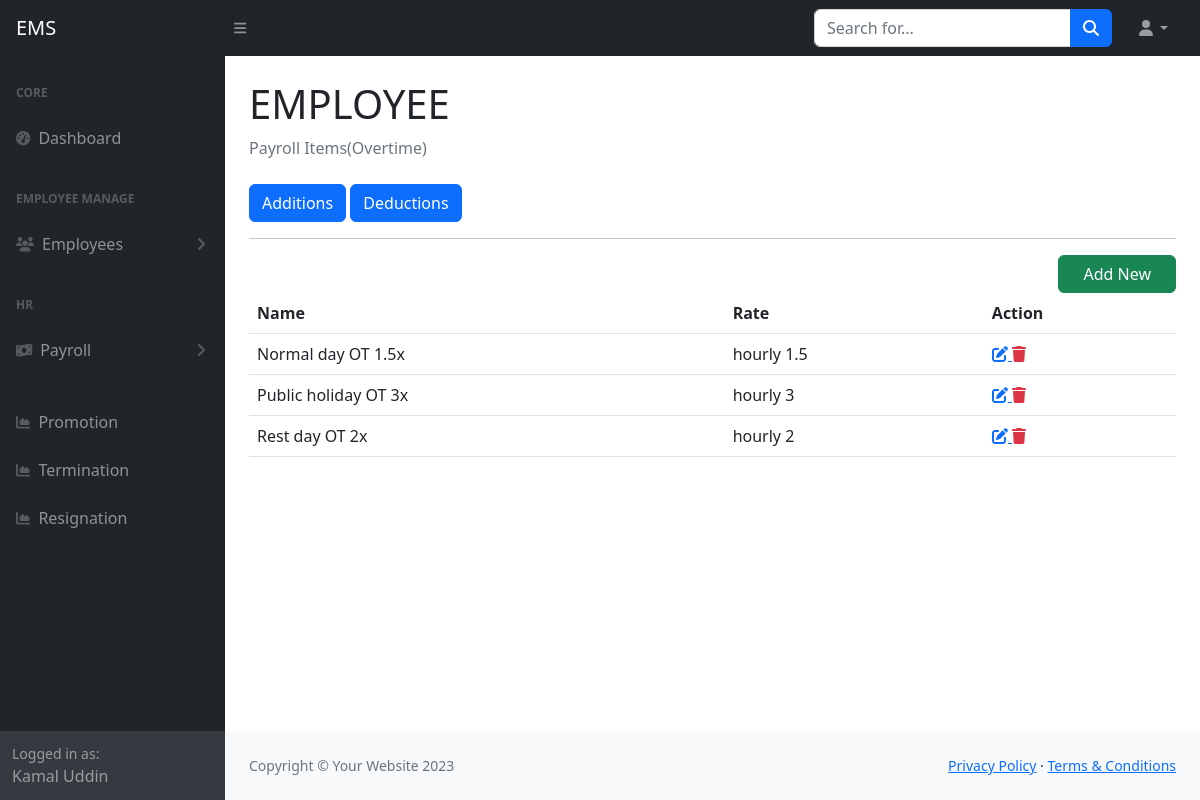
Page /payroll_overtime.php (signed in) on the earlier database version.
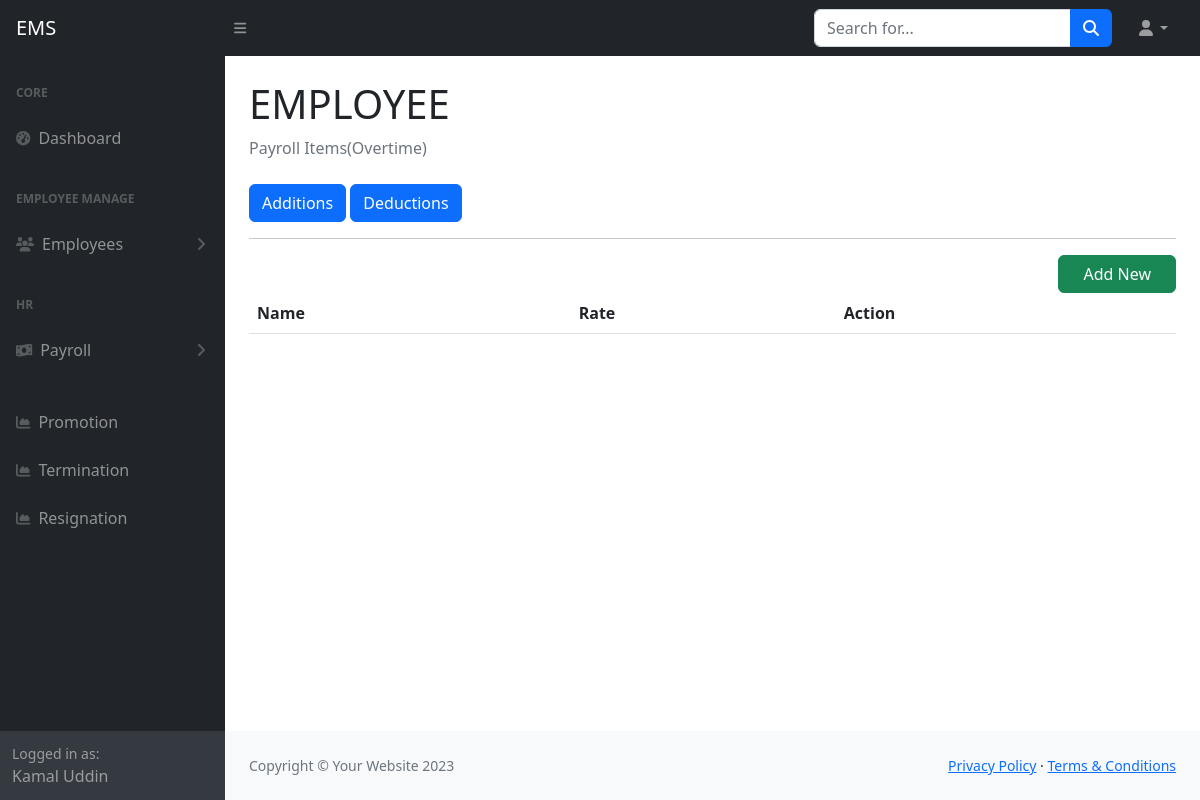
Same page on the later database version.
### tables this page shows
CREATE TABLE `tbl_payroll_overtime` (
  `id` int(11) NOT NULL,
  `name` varchar(255) DEFAULT NULL,
  `rate` varchar(255) DEFAULT NULL,
  `created_at` datetime DEFAULT NULL,
  `created_by` varchar(255) DEFAULT NULL,
  `updated_at` datetime DEFAULT NULL,
  `updated_by` varchar(255) DEFAULT NULL,
  `deleted_at` datetime DEFAULT NULL
);

### include/settings.php (called while the page is built)
<?php
   $base_url="http://localhost/employee/";
    require_once('class/crud.php');
    $mysqli=new crud;
?>

### class/crud.php (called while the page is built, shortened)
<?php
    class crud{
        private $host='localhost';
        private $user='root';
        private $password='';
        private $database='employee';
        private $connection;
        public function __construct(){
            $this->connection=new mysqli($this->host,$this->user,$this->password,$this->database);
        }
        public function common_select($table,$fields='*',$condition=false,$sort_field=false,$sort='ASC'){
            $result=array();
            $error=false;
            $sql="select $fields from $table where deleted_at is null ";
            $rs=$this->connection->query($sql);
            if($rs){
                if($rs->num_rows > 0){
                    while($r=$rs->fetch_object()){
                        array_push($result,$r);
                    }
                }
            }else{
                $error=$this->connection->error;
            }
            $return = array('data'=>$result,'error'=>$error);
            return $return;
        }
    }
?>

### payroll_overtime.php (the view)
<?php require_once('include/header.php') ?>
<?php require_once('include/sidebar.php') ?>
<div class="container-fluid px-4">
    <h1 class="mt-4">EMPLOYEE</h1>
    <ol class="breadcrumb mb-4">
        <li class="breadcrumb-item active">Payroll Items(Overtime)</li>
    </ol>
    <div>
    <a href="<?= $base_url?>payroll_additions.php" class="btn btn-primary">Additions</a>
    <a href="<?= $base_url?>payroll_deductions.php" class="btn btn-primary">Deductions</a>
    </div>
    <hr>
    <div class="col-md-12 d-flex justify-content-end">
    <a href="<?= $base_url?>payroll_overtime_add.php" class="btn btn-success px-4">Add New</a>
    </div>
    <table class="table">
        <tr>
            <th>Name</th>
            <th>Rate</th>
            <th>Action</th>
        </tr>
        <?php
                  $data=$mysqli->common_select('tbl_payroll_overtime');
               if(!$data['error']){
                    foreach($data['data'] as $d){
                ?>
        <tr>
            <td><?= $d->name ?></td>
            <td><?= $d->rate ?></td>
            <td>
                <a title="Update" href="<?= $base_url?>payroll_overtime_edit.php?id=<?= $d->id ?>">
                            <i class="fa fa-edit"></i>
                </a>
                <a title="Delete" class="text-danger" href="payroll_overtime_delete.php?id=<?= $d->id ?>">
                            <i class="fa fa-trash"></i>
                </a>
            </td>
        </tr>
        <?php
        }
                  }
                  ?>
    </table>
</div>
<?php require_once('include/footer.php') ?>

Differences in the rows shown:
removed tbl_payroll_overtime: name "Normal day OT 1.5x", rate "hourly 1.5"
removed tbl_payroll_overtime: name "Public holiday OT 3x", rate "hourly 3"
removed tbl_payroll_overtime: name "Rest day OT 2x", rate "hourly 2"
